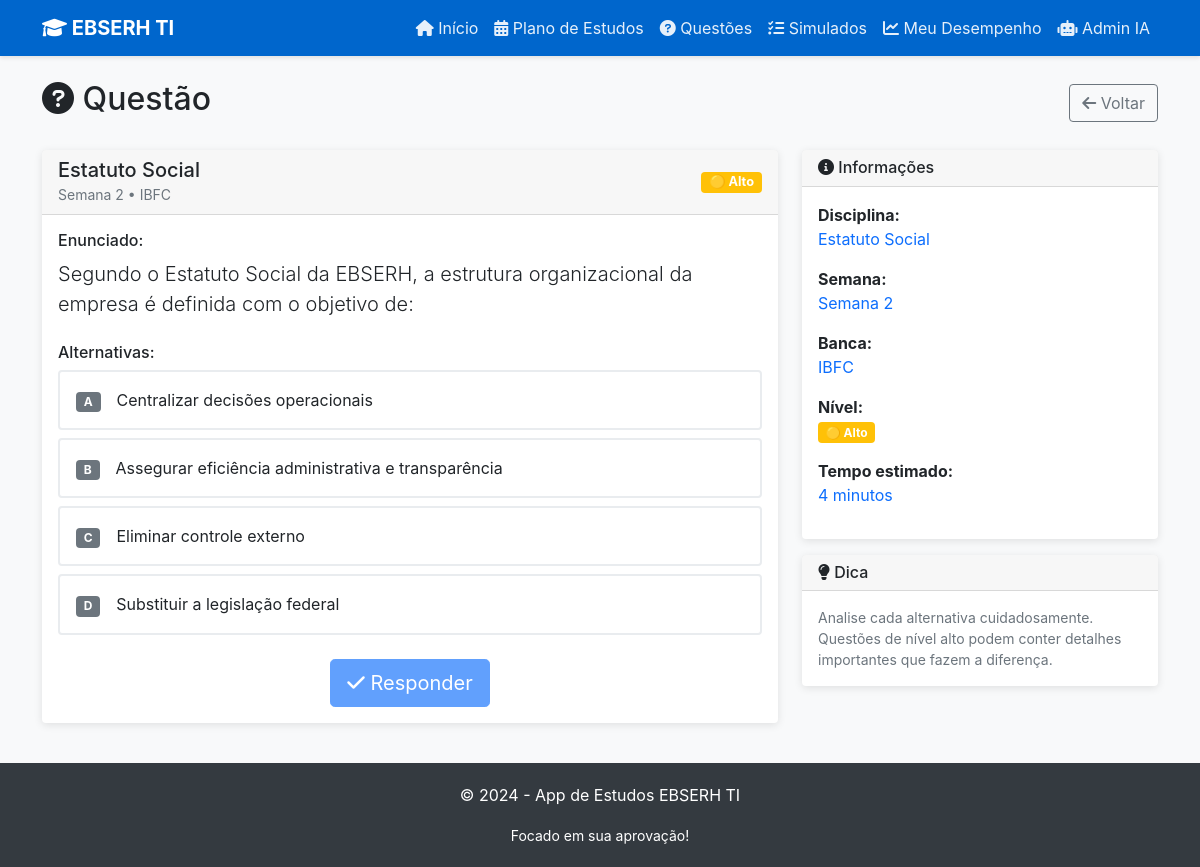
Page /questao/432 on the committed database.
### tables this page shows
CREATE TABLE questoes (
            id INTEGER PRIMARY KEY AUTOINCREMENT,
            disciplina TEXT NOT NULL,
            semana INTEGER NOT NULL,
            nivel TEXT NOT NULL CHECK (nivel IN ('Básico', 'Alto', 'Pegadinha')),
            banca TEXT NOT NULL,
            enunciado TEXT NOT NULL,
            alternativas TEXT NOT NULL,
            resposta_correta TEXT NOT NULL,
            comentario TEXT NOT NULL
        , tags TEXT, dificuldade_num INTEGER);

### app.py (the view)
@app.route('/questao/<int:questao_id>')
def questao_detalhe(questao_id):
    conn = get_db_connection()
    questao = conn.execute('SELECT * FROM questoes WHERE id = ?', (questao_id,)).fetchone()
    conn.close()
    if questao is None:
        return "Questão não encontrada", 404
    return render_template('questao.html', questao=questao)

### app.py (called while the page is built)
@app.template_filter('from_json')
def from_json(value):
    return json.loads(value)

def get_db_connection():
    conn = sqlite3.connect(DB_NAME)
    conn.row_factory = sqlite3.Row
    return conn

### templates/questao.html (shortened to what this page needs)
{% extends "base.html" %}
{% block content %}
<div class="row">
    <div class="col-12">
        <div class="d-flex justify-content-between align-items-center mb-4">
            <h2>
                <i class="fas fa-question-circle"></i> Questão
            </h2>
            <a href="{{ url_for('questoes') }}" class="btn btn-outline-secondary">
                <i class="fas fa-arrow-left"></i> Voltar
            </a>
        </div>
    </div>
</div>
<div class="row">
    <div class="col-lg-8">
        <div class="card">
            <div class="card-header d-flex justify-content-between align-items-center">
                <div>
                    <h5 class="mb-0">{{ questao.disciplina }}</h5>
                    <small class="text-muted">Semana {{ questao.semana }} • {{ questao.banca }}</small>
                </div>
                <span class="badge badge-nivel
                    {% if questao.nivel == 'Básico' %}bg-success
                    {% elif questao.nivel == 'Alto' %}bg-warning
                    {% else %}bg-danger{% endif %}">
                    {% if questao.nivel == 'Básico' %}🟢
                    {% elif questao.nivel == 'Alto' %}🟡
                    {% else %}🔴{% endif %}
                    {{ questao.nivel }}
                </span>
            </div>
            <div class="card-body">
                <div class="mb-4">
                    <h6>Enunciado:</h6>
                    <p class="lead">{{ questao.enunciado }}</p>
                </div>
                <div class="mb-4">
                    <h6>Alternativas:</h6>
                    <div id="alternativas-container">
                        {% set alternativas = questao.alternativas | from_json %}
                        {% for letra, texto in alternativas.items() %}
                        <div class="alternativa mb-2 p-3 rounded" data-letra="{{ letra }}" onclick="selecionarAlternativa('{{ letra }}')">
                            <div class="d-flex align-items-center">
                                <div class="me-3">
                                    <span class="badge bg-secondary">{{ letra }}</span>
                                </div>
                                <div>{{ texto }}</div>
                            </div>
                        </div>
                        {% endfor %}
                    </div>
                </div>
                <div class="text-center">
                    <button id="btn-responder" class="btn btn-primary btn-lg" onclick="responderQuestao()" disabled>
                        <i class="fas fa-check"></i> Responder
                    </button>
                </div>
            </div>
        </div>
    </div>
    <div class="col-lg-4">
        <div class="card">
            <div class="card-header">
                <h6 class="mb-0"><i class="fas fa-info-circle"></i> Informações</h6>
            </div>
            <div class="card-body">
                <div class="mb-3">
                    <strong>Disciplina:</strong><br>
                    <span class="text-primary">{{ questao.disciplina }}</span>
                </div>
                <div class="mb-3">
                    <strong>Semana:</strong><br>
                    <span class="text-primary">Semana {{ questao.semana }}</span>
                </div>
                <div class="mb-3">
                    <strong>Banca:</strong><br>
                    <span class="text-primary">{{ questao.banca }}</span>
                </div>
                <div class="mb-3">
                    <strong>Nível:</strong><br>
                    <span class="badge
                        {% if questao.nivel == 'Básico' %}bg-success
                        {% elif questao.nivel == 'Alto' %}bg-warning
                        {% else %}bg-danger{% endif %}">
                        {% if questao.nivel == 'Básico' %}🟢
                        {% elif questao.nivel == 'Alto' %}🟡
                        {% else %}🔴{% endif %}
                        {{ questao.nivel }}
                    </span>
                </div>
                <div class="mb-3">
                    <strong>Tempo estimado:</strong><br>
                    <span class="text-primary">
                        {% if questao.nivel == 'Básico' %}2 minutos
                        {% elif questao.nivel == 'Alto' %}4 minutos
                        {% else %}5 minutos{% endif %}
                    </span>
                </div>
            </div>
        </div>
        <div class="card mt-3">
            <div class="card-header">
                <h6 class="mb-0"><i class="fas fa-lightbulb"></i> Dica</h6>
            </div>
            <div class="card-body">
                <p class="small text-muted mb-0">
                    {% if questao.nivel == 'Básico' %}
                        Leia com atenção e escolha a alternativa mais direta. Questões básicas geralmente testam conceitos fundamentais.
                    {% elif questao.nivel == 'Alto' %}
                        Analise cada alternativa cuidadosamente. Questões de nível alto podem conter detalhes importantes que fazem a diferença.
                    {% else %}
                        Fique atento às pegadinhas! Leia cada palavra com cuidado e desconfie de alternativas que parecem "perfeitas demais".
                    {% endif %}
                </p>
            </div>
        </div>
    </div>
</div>
{% endblock %}

### templates/base.html (style rules this page uses)
:root { --primary-color: #0066cc; --secondary-color: #004499; --success-color: #28a745; --warning-color: #ffc107; --danger-color: #dc3545; --light-bg: #f8f9fa; }
body { background-color: var(--light-bg); font-family: -apple-system, BlinkMacSystemFont, 'Segoe UI', Roboto, sans-serif; -webkit-font-smoothing: antialiased; -moz-osx-font-smoothing: grayscale; touch-action: manipulation; -webkit-tap-highlight-color: transparent; }
.btn, .alternativa, .nav-link { -webkit-touch-callout: none; -webkit-user-select: none; user-select: none; }
html { scroll-behavior: smooth; }
@media (prefers-reduced-motion: no-preference) { .card { transition: transform 0.3s ease, box-shadow 0.3s ease; } }
.btn-primary { background-color: var(--primary-color); border-color: var(--primary-color); }
.card { border: none; box-shadow: 0 2px 8px rgba(0,0,0,0.1); transition: transform 0.3s, box-shadow 0.3s; }
.alternativa { cursor: pointer; transition: all 0.3s; border: 2px solid #e9ecef; }
.badge-nivel { font-size: 0.8em; padding: 4px 8px; }

### rows in the picture
questoes: disciplina "Estatuto Social", semana "2", banca "IBFC", nivel "Alto", enunciado "Segundo o Estatuto Social da EBSERH, a estrutura organizacional da empresa é definida com o objetivo de:"

### other values in the picture
{{ letra }} "A" "B" "C" "D"
{{ texto }} "Centralizar decisões operacionais" "Assegurar eficiência administrativa e transparência" "Eliminar controle externo" "Substituir a legislação federal"
